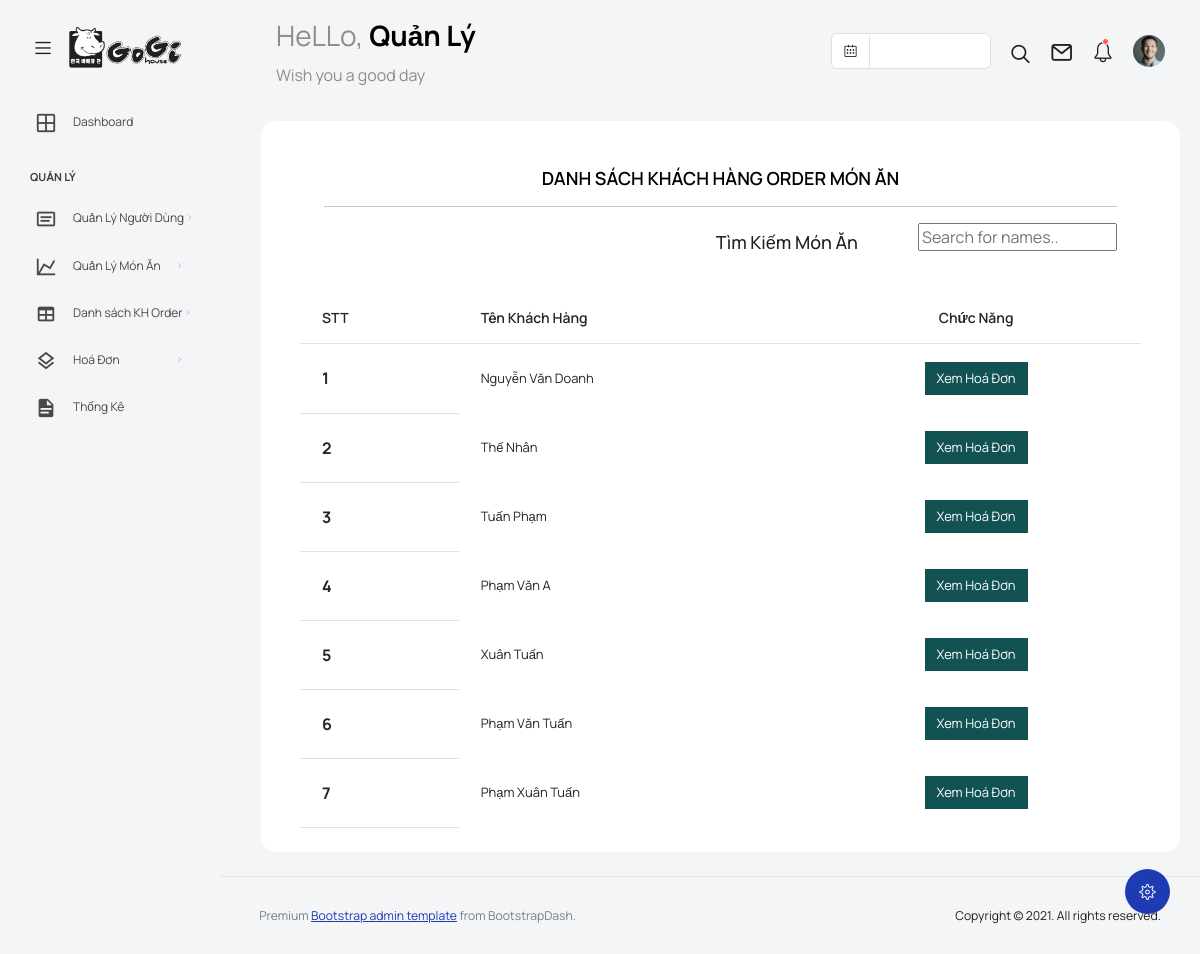
Page /admin/View/DanhsachKHOrder/lshoadon.php (signed in) on the committed database.
### tables this page shows
CREATE TABLE `taikhoan` (
  `ID` int(11) NOT NULL,
  `TenNguoiDung` varchar(255) NOT NULL,
  `TenTruyCap` varchar(255) NOT NULL,
  `MatKhau` varchar(255) NOT NULL,
  `NgayCapNhat` timestamp NOT NULL DEFAULT current_timestamp(),
  `TrangThai` tinyint(1) DEFAULT 1
);

### admin/View/DanhSachKHOrder/lshoadon.php (the view, shortened to what this page needs)
<!DOCTYPE html>
<html lang="en">
<head>
  <?php include '../head.php'; ?>
</head>
<body>
  <div class="container-scroller">
    <nav class="navbar default-layout col-lg-12 col-12 p-0 fixed-top d-flex align-items-top flex-row">
      <div class="text-center navbar-brand-wrapper d-flex align-items-center justify-content-start">
        <div class="me-3">
          <button class="navbar-toggler navbar-toggler align-self-center" type="button" data-bs-toggle="minimize">
            <span class="icon-menu"></span>
          </button>
        </div>
        <div>
          <a class="navbar-brand brand-logo" href="../../admin.php">
            <img src="../../asset/images/gogi.png" alt="logo" />
          </a>
        </div>
      </div>
      <div class="navbar-menu-wrapper d-flex align-items-top">
        <ul class="navbar-nav">
          <li class="nav-item font-weight-semibold d-none d-lg-block ms-0">
            <h1 class="welcome-text">HeLLo, <span class="text-black fw-bold">
                            <?php
                            include 'connect.php';
                              if (isset($_SESSION['admin_name'])) {
                                  $admin_name = $_SESSION['admin_name'];
                                  $query= "SELECT name FROM admin WHERE admin_name='$admin_name'";
                                  $query_run = mysqli_query($connect,$query);
                              }
                              while ($num = mysqli_fetch_assoc ($query_run)) {
                                  $qty = $num['name'];
                              }
                              echo "" . $qty . "";
                      ?></span></h1>
            <h3 class="welcome-sub-text">Wish you a good day</h3>
          </li>
        </ul>
        <ul class="navbar-nav ms-auto">
          <li class="nav-item d-none d-lg-block">
            <div id="datepicker-popup" class="input-group date datepicker navbar-date-picker">
              <span class="input-group-addon input-group-prepend border-right">
                <span class="icon-calendar input-group-text calendar-icon"></span>
              </span>
              <input type="text" class="form-control">
            </div>
          </li>
          <li class="nav-item">
            <form class="search-form" action="#">
              <i class="icon-search"></i>
              <input type="search" class="form-control" placeholder="Search Here" title="Search here">
            </form>
          </li>
          <li class="nav-item dropdown">
            <a class="nav-link count-indicator" id="notificationDropdown" href="#" data-bs-toggle="dropdown">
              <i class="icon-mail icon-lg"></i>
            </a>
          </li>
          <li class="nav-item dropdown">
            <a class="nav-link count-indicator" id="countDropdown" href="#" data-bs-toggle="dropdown" aria-expanded="false">
              <i class="icon-bell"></i>
              <span class="count"></span>
            </a>
          </li>
          <li class="nav-item dropdown d-none d-lg-block user-dropdown">
            <a class="nav-link" id="UserDropdown" href="#" data-bs-toggle="dropdown" aria-expanded="false">
              <img class="img-xs rounded-circle" src="../../asset/images/faces/face8.jpg" alt="Profile image"> </a>
                  <?php
                            include 'connect.php';
                              if (isset($_SESSION['admin_name'])) {
                                  $admin_name = $_SESSION['admin_name'];
                                  $query= "SELECT name FROM admin WHERE admin_name='$admin_name'";
                                  $query_run = mysqli_query($connect,$query);
                              }
                              while ($num = mysqli_fetch_assoc ($query_run)) {
                                  $qty = $num['name'];
                              }
                      ?>
          </li>
        </ul>
      </div>
    </nav>
    <div class="container-fluid page-body-wrapper">
      <div class="theme-setting-wrapper">
        <div id="settings-trigger"><i class="ti-settings"></i></div>
      </div>
      <?php include '../sidebar.php'; ?>
      <div class="main-panel">
        <div class="content-wrapper">
          <div class="row">
              <div class="card card-rounded">
                <div class="card-body">
                  <div class="d-sm-flex justify-content-between align-items-start">
                      <div class="card-body">
                        <h1 class="card-title" style="text-align: center;">DANH SÁCH KHÁCH HÀNG ORDER MÓN ĂN</h1>
                        <hr>
                        <div class="sear">
                          <div class="sear1" style="float: right;margin-left: 50px;"><input type="text" id="myInput" onkeyup="myFunction()" placeholder="Search for names.." title="Type in a name">
                          </div>
                          <div style="float: right; padding: 10px; "><h4>Tìm Kiếm Món Ăn</h4> </div>
                      </div>
                    </div>
                  </div>
                  <div>
                    <div class="table-responsive">
                      <table class="table" id="myTable">
                        <thead>
                          <tr>
                            <th>STT</th>
                            <th>Tên Khách Hàng</th>
                            <th style="text-align: center;">Chức Năng</th>
                          </tr>
                           <?php
                              include 'connect.php';
                              $sql= 'SELECT DISTINCT TenTruyCap FROM order_product';
                              $results = mysqli_query($connect,$sql);
                              $counter=1;
                              while( ($rows = mysqli_fetch_assoc($results))!= NULL )
                              {
                            ?>
                        </thead>
                        <tbody>
                          <tr>
                            <th scope="row"><?php echo $counter; ?></th>
                            <td><?php
                            include 'connect.php';
                              if (isset($rows['TenTruyCap'])) {
                                  $TenTruyCap = $rows['TenTruyCap'];
                                  $query= "SELECT TenNguoiDung FROM taikhoan WHERE TenTruyCap='$TenTruyCap'";
                                  $query_run = mysqli_query($connect,$query);
                              }
                              while ($num = mysqli_fetch_assoc ($query_run)) {
                                  $qty = $num['TenNguoiDung'];
                              }
                              echo "" . $qty . "";
                      ?></td>
                            <td style="text-align: center;"><button style="background: #125252; border: none; padding: 10px 12px; "><?php echo "<a href='detailhd.php?TenTruyCap=".$rows['TenTruyCap']."'>Xem Hoá Đơn</a>" ;?></button></td>
                          </tr>
                        </tbody>
                        <?php $counter++; ?>
                          <?php }
                        ?>
                      </table>
                    </div>
                </div>
              </div>
            </div>
          </div>
        </div>
        <footer class="footer">
          <div class="d-sm-flex justify-content-center justify-content-sm-between">
            <span class="text-muted text-center text-sm-left d-block d-sm-inline-block">Premium <a href="https://www.bootstrapdash.com/" target="_blank">Bootstrap admin template</a> from BootstrapDash.</span>
            <span class="float-none float-sm-right d-block mt-1 mt-sm-0 text-center">Copyright © 2021. All rights reserved.</span>
          </div>
        </footer>
      </div>
    </div>
  </div>
</body>
</html>

### admin/View/DanhSachKHOrder/lshoadon.php (style rules this page uses)
button a { text-decoration: none; color: #fff; }

### rows in the picture
taikhoan: TenNguoiDung "Nguyễn Văn Doanh"
taikhoan: TenNguoiDung "Thế Nhân"
taikhoan: TenNguoiDung "Tuấn Phạm"
taikhoan: TenNguoiDung "Phạm Văn A"
taikhoan: TenNguoiDung "Xuân Tuấn"
taikhoan: TenNguoiDung "Phạm Văn Tuấn"
taikhoan: TenNguoiDung "Phạm Xuân Tuấn"

### other values in the picture
$qty "Quản Lý"
